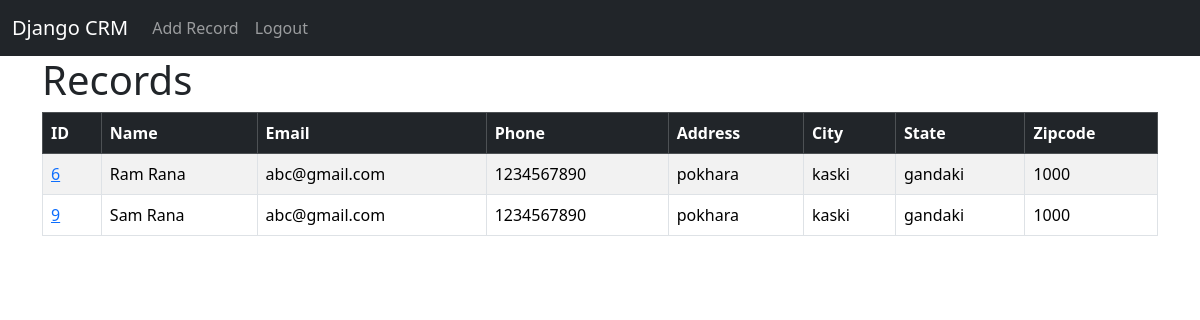
The app's page / (signed in) with its own data.
### website/models.py (models this page shows, shortened)
class Record(models.Model):
    created_at = models.DateTimeField(auto_now_add=True)
    first_name = models.CharField(max_length=50)
    last_name = models.CharField(max_length=50)
    email = models.CharField(max_length=100)
    phone = models.CharField(max_length=50)
    address = models.CharField(max_length=100)
    city = models.CharField(max_length=50)
    state = models.CharField(max_length=50)
    zipcode = models.CharField(max_length=20)

### website/views.py (the view, shortened to what this page needs)
# urls.py: path('',views.home,name='home'),
def home(request):
    if request.user.is_authenticated:
        records = Record.objects.all()
    else:
        records = None   # or []
    return render(request, 'home.html', {'records': records})

### website/templates/home.html (shortened to what this page needs)
{% extends 'base.html'%}
{% block content %}
{% if user.is_authenticated %}
<h1>Records</h1>
<table  class="table table-striped table-hover  table-bordered " >
  <thead class="table-dark">
    <tr>
         <th scope="col" >ID</th>
      <th scope="col">Name</th>
      <th scope="col">Email</th>
      <th scope="col">Phone</th>
      <th scope="col">Address</th>
      <th scope="col">City</th>
      <th scope="col">State</th>
      <th scope="col">Zipcode</th>
    </tr>
  </thead>
  <tbody>
    {% if records%}
    {% for record in records%}
        <tr>
        <td><a href="{% url 'record' record.id %}">{{record.id}}</td>
       <td>{{record.first_name}}
        {{record.last_name}}</td>
        <td>{{record.email}}</td>
        <td>{{record.phone}}</td>
        <td>{{record.address}}</td>
        <td>{{record.city}}</td>
       <td> {{record.state}}</td>
       <td> {{record.zipcode}}</td>
       </tr>
    {% endfor %}
{% endif %}
</tbody>
</table>
{% endif %}
{% endblock %}

### website/templates/base.html (shortened to what this page needs)
<!DOCTYPE html>
<html lang="en">
<head>
    <link href="https://cdn.jsdelivr.net/npm/bootstrap@5.3.8/dist/css/bootstrap.min.css" rel="stylesheet">
</head>
<body>
{% include 'navbar.html'%}
<div class=container >
    {% block content %}
    {% endblock %}
</div>
</body>
</html>

### website/templates/navbar.html (shortened to what this page needs)
<nav class="navbar navbar-expand-lg navbar-dark bg-dark">
  <div class="container-fluid">
<a class="navbar-brand" href="{% url 'home'%}">Django CRM</a>
    <div class="collapse navbar-collapse" id="navbarSupportedContent">
      <ul class="navbar-nav me-auto mb-2 mb-lg-0">
        {% if user.is_authenticated %}
        <li class="nav-item">
          <a class="nav-link" href="{% url 'add_record' %}">Add Record</a>
        </li>
        <li class="nav-item">
          <a class="nav-link" href="{% url 'logout'%}">Logout</a>
        </li>
        {% endif %}
      </ul>
    </div>
  </div>
</nav>

### records on screen
Record: id "6", first_name "Ram", last_name "Rana", email "abc@gmail.com", phone "1234567890", address "pokhara", city "kaski", state "gandaki", zipcode "1000"
Record: id "9", first_name "Sam", last_name "Rana", email "abc@gmail.com", phone "1234567890", address "pokhara", city "kaski", state "gandaki", zipcode "1000"
